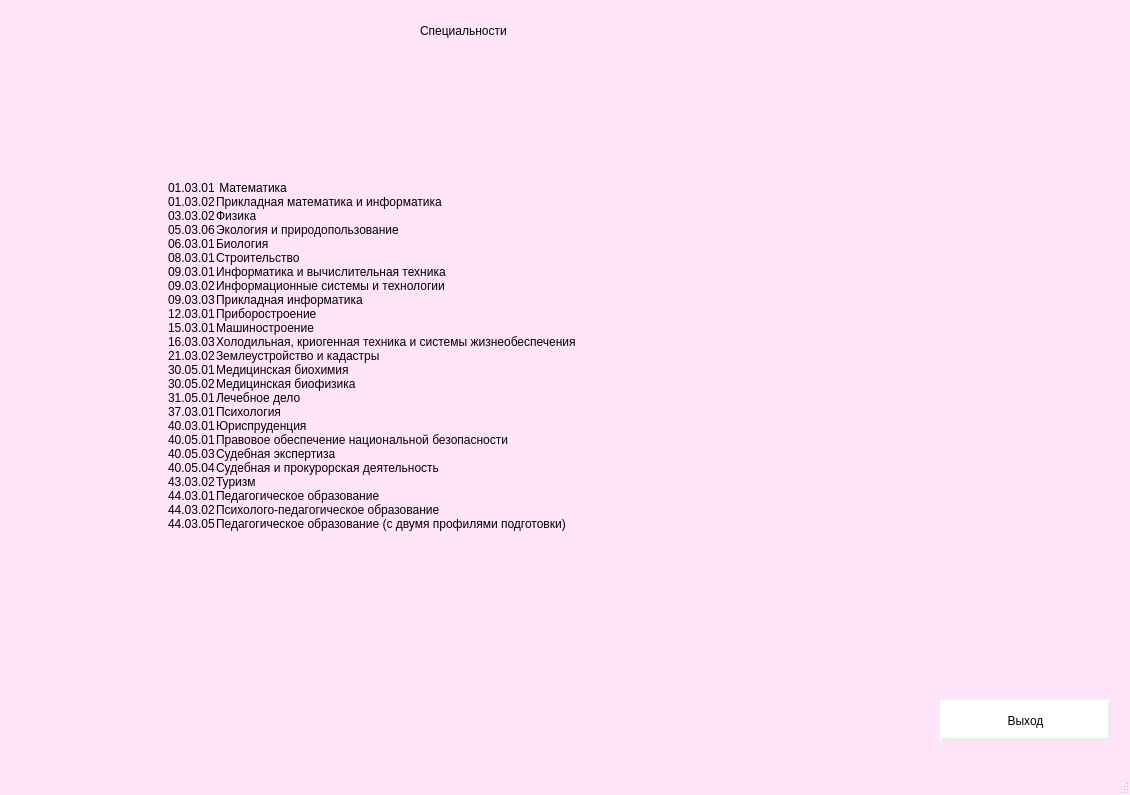
<?xml version="1.0" encoding="UTF-8"?>
<ui version="4.0">
 <class>MainWindow</class>
 <widget class="QMainWindow" name="MainWindow">
  <property name="geometry">
   <rect>
    <x>0</x>
    <y>0</y>
    <width>1130</width>
    <height>795</height>
   </rect>
  </property>
  <property name="minimumSize">
   <size>
    <width>1130</width>
    <height>795</height>
   </size>
  </property>
  <property name="maximumSize">
   <size>
    <width>1130</width>
    <height>795</height>
   </size>
  </property>
  <property name="windowTitle">
   <string>Список специальностей</string>
  </property>
  <property name="styleSheet">
   <string notr="true">QMainWindow
{
 background-color:rgb(255, 228, 250)
}
QLabel
{
	 font: 9pt &quot;Segoe Script&quot;;
	 color: rgb(0, 0, 0);
}

QPushButton
{	
	 font: 10pt &quot;Segoe Script&quot;;
	 background-color: rgb(255, 255, 255);
	 border-style: outset;
	 border-width: 3px;
	 border-color: rgb(235, 235, 235);
	 color: black;
}

QPushButton:hover
{
	background-color:rgb(247, 214, 239);
	border-width: 2px;
	border-color: rgb(235, 235, 235);
}

QPushButton:pressed
{
	background-color: rgb(231, 200, 225);
	border-width: 2px;
	border-color: rgb(235, 235, 235);
}  </string>
  </property>
  <widget class="QWidget" name="centralwidget">
   <widget class="QLabel" name="label">
    <property name="geometry">
     <rect>
      <x>420</x>
      <y>20</y>
      <width>201</width>
      <height>21</height>
     </rect>
    </property>
    <property name="text">
     <string>Специальности</string>
    </property>
   </widget>
   <widget class="QLabel" name="label_2">
    <property name="geometry">
     <rect>
      <x>120</x>
      <y>30</y>
      <width>961</width>
      <height>651</height>
     </rect>
    </property>
    <property name="text">
     <string>	01.03.01	 Математика
	01.03.02	Прикладная математика и информатика
	03.03.02	Физика
	05.03.06	Экология и природопользование
	06.03.01	Биология
	08.03.01	Строительство
	09.03.01	Информатика и вычислительная техника
	09.03.02	Информационные системы и технологии
	09.03.03	Прикладная информатика
	12.03.01	Приборостроение
	15.03.01	Машиностроение
	16.03.03	Холодильная, криогенная техника и системы жизнеобеспечения
	21.03.02	Землеустройство и кадастры
	30.05.01	Медицинская биохимия
	30.05.02	Медицинская биофизика
	31.05.01	Лечебное дело
	37.03.01	Психология
	40.03.01	Юриспруденция
	40.05.01	Правовое обеспечение национальной безопасности
	40.05.03	Судебная экспертиза
	40.05.04	Судебная и прокурорская деятельность
	43.03.02	Туризм
	44.03.01	Педагогическое образование
	44.03.02	Психолого-педагогическое образование
	44.03.05	Педагогическое образование (с двумя профилями подготовки)</string>
    </property>
   </widget>
   <widget class="QPushButton" name="pushButton_list_spec">
    <property name="geometry">
     <rect>
      <x>940</x>
      <y>700</y>
      <width>171</width>
      <height>41</height>
     </rect>
    </property>
    <property name="text">
     <string>Выход</string>
    </property>
   </widget>
  </widget>
  <widget class="QMenuBar" name="menubar">
   <property name="geometry">
    <rect>
     <x>0</x>
     <y>0</y>
     <width>1130</width>
     <height>26</height>
    </rect>
   </property>
  </widget>
  <widget class="QStatusBar" name="statusbar"/>
 </widget>
 <resources/>
 <connections/>
</ui>
